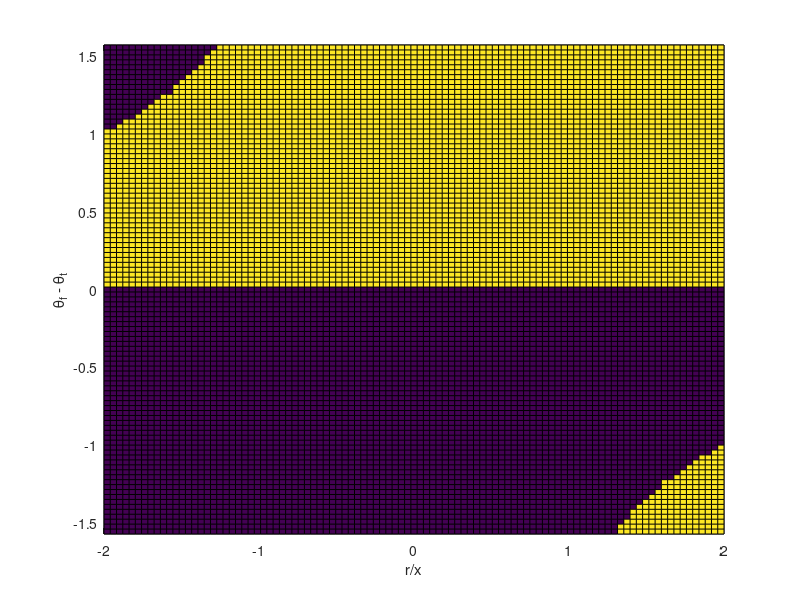
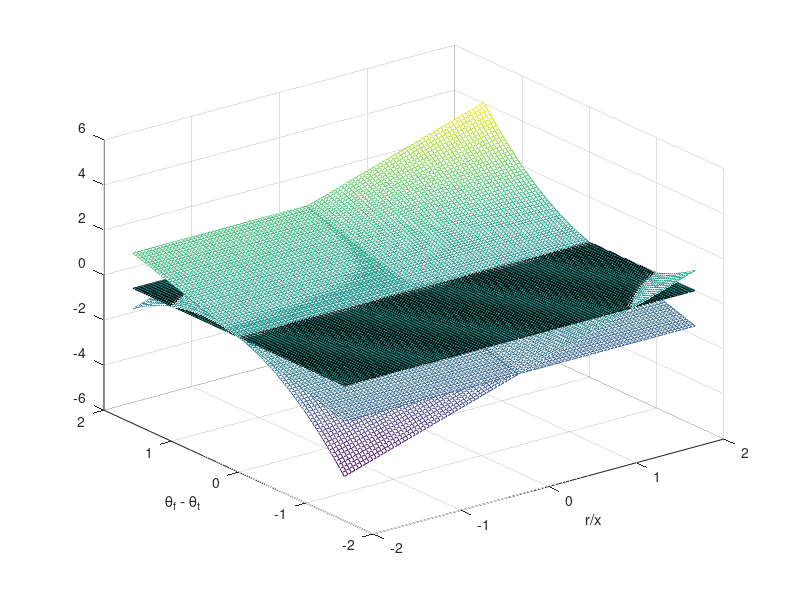
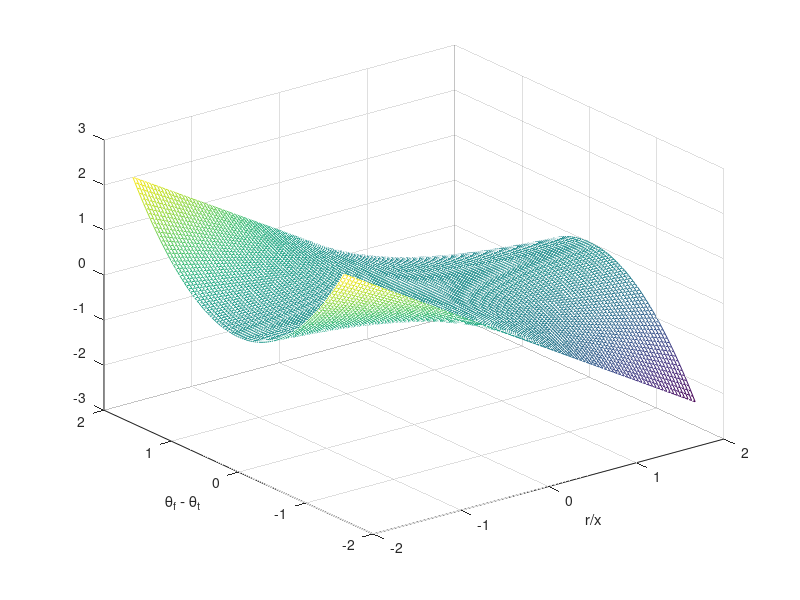
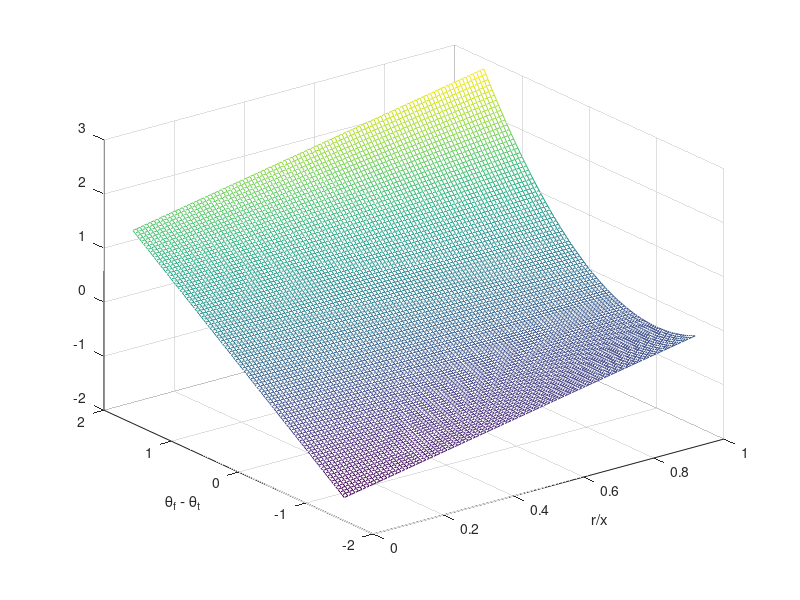

Recreate these plots in MATLAB, in order.
% r/x ratio investigation 
% the basic relation:
% P = b( (rx)/2*delta^2 + delta)

%% case 1 b>0
% note that this is the normal case

rx    = linspace(-2,2);
delta = linspace(-pi/2,pi/2);

[RX,DELTA] = meshgrid(rx,delta);

P = 0.5*RX.*DELTA.^2 + DELTA;

figure;
pcolor(RX,DELTA,double(P>0));
xlabel('r/x')
ylabel('\theta_f - \theta_t')

figure;
mesh(RX,DELTA,P);
xlabel('r/x')
ylabel('\theta_f - \theta_t')
hold on;
surf(RX,DELTA,zeros(size(RX)));
mesh(RX,DELTA,DELTA);

figure;
mesh(RX,DELTA, DELTA-P)
xlabel('r/x')
ylabel('\theta_f - \theta_t')
%%
rx    = linspace(0,1);
delta = linspace(-pi/2,pi/2);

[RX,DELTA] = meshgrid(rx,delta);

P = 0.5*RX.*DELTA.^2 + DELTA;

figure;
mesh(RX,DELTA,P);
xlabel('r/x')
ylabel('\theta_f - \theta_t')